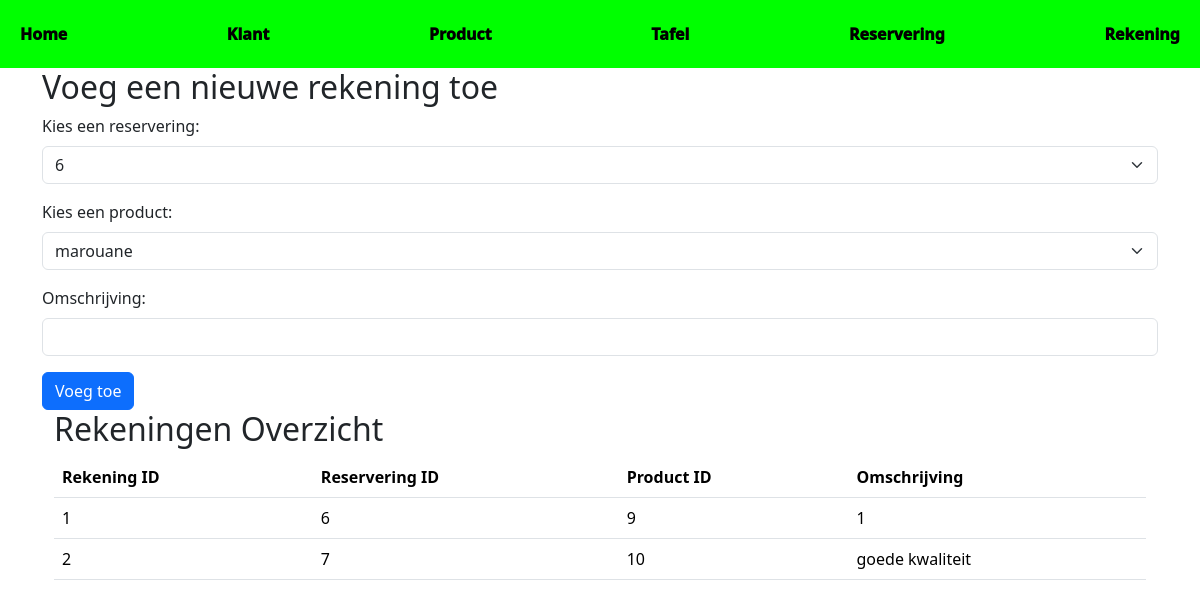
The app's page /add-rekening.php with its own data.
### tables this page shows
CREATE TABLE `rekeningen` (
  `rekeningid` int(45) NOT NULL,
  `reserveringid` int(45) DEFAULT NULL,
  `productid` int(45) DEFAULT NULL,
  `omschrijving` varchar(255) NOT NULL
);

### db.php (called while the page is built, shortened)
<?php
class DB
{
    private $dbh;
    public function __construct($db, $host = "localhost:3307", $user = "root", $pass = "")
    {
        try {
            $this->dbh = new PDO("mysql:host=$host;dbname=$db", $user, $pass);
            $this->dbh->setAttribute(PDO::ATTR_ERRMODE, PDO::ERRMODE_EXCEPTION);
        } catch (PDOException $e) {
            die("Connection failed: " . $e->getMessage());
        }
    }
    public function run($sql, $placeholder = NULL)
    {
        $stmt = $this->dbh->prepare($sql);
        $stmt->execute($placeholder);
        return $stmt;
    }
}
$mydb = new DB("restaurant_data");

### reservering.php (called while the page is built, shortened)
<?php
include_once('../db/db.php');
class Reservering {
    private $dbh;
    public function __construct() {
        global $mydb;
        $this->dbh = $mydb;
    }
    public function getAllReserveringen() {
        $sql = "SELECT * FROM reservering";
        return $this->dbh->run($sql);
    }
}
?>

### product.php (called while the page is built, shortened)
<?php
include_once('../db/db.php');
class product {
    private $dbh;
    public function __construct() {
        global $mydb;
        $this->dbh = $mydb;
    }
    public function getAllproducten() {
        $sql = "SELECT * FROM producten";
        $stmt = $this->dbh->run($sql);
        return $stmt->fetchAll(PDO::FETCH_ASSOC);
    }
}
?>

### rekening.php (called while the page is built, shortened)
<?php
include_once('../db/db.php');
class Rekening {
    private $dbh;
    public function __construct() {
        global $mydb;
        $this->dbh = $mydb;
    }
    public function getAllRekeningen() {
        $sql = "SELECT * FROM rekeningen";
        return $this->dbh->run($sql);
    }
}
?>

### add-rekening.php (the view, shortened to what this page needs)
<?php
include_once('rekening.php');
include_once('../reservering/reservering.php');
include_once('../product/product.php');
include_once('../header/header.php');
$Rekening = new Rekening();
$Reservering = new Reservering();
$reserveringen = $Reservering->getAllReserveringen();
$Product = new Product();
$producten = $Product->getAllProducten();
$rekeningen = $Rekening->getAllRekeningen();
?>
<!DOCTYPE html>
<html lang="en">
<head>
    <link href="https://cdn.jsdelivr.net/npm/bootstrap@5.3.3/dist/css/bootstrap.min.css" rel="stylesheet">
</head>
<body>
    <div class="container">
        <h2>Voeg een nieuwe rekening toe</h2>
        <form method="POST">
        <div class="mb-3">
    <label class="form-label">Kies een reservering:</label>
    <select class="form-select" name="reserveringid">
        <?php foreach ($reserveringen as $reservering): ?>
            <option value="<?php echo $reservering['reserveringid']; ?>"><?php echo $reservering['reserveringid']; ?></option>
        <?php endforeach; ?>
    </select>
</div>
<div class="mb-3">
    <label class="form-label">Kies een product:</label>
    <select class="form-select" name="productid">
        <?php foreach ($producten as $product): ?>
            <option value="<?php echo $product['productid']; ?>"><?php echo $product['naam']; ?></option>
        <?php endforeach; ?>
    </select>
</div>
            <div class="mb-3">
                <label class="form-label">Omschrijving:</label>
                <input type="text" class="form-control" name="omschrijving">
            </div>
            <button type="submit" class="btn btn-primary">Voeg toe</button>
        </form>
        <body>
    <div class="container">
        <h2>Rekeningen Overzicht</h2>
        <table class="table">
            <thead>
                <tr>
                    <th scope="col">Rekening ID</th>
                    <th scope="col">Reservering ID</th>
                    <th scope="col">Product ID</th>
                    <th scope="col">Omschrijving</th>
                </tr>
            </thead>
            <tbody>
                <?php foreach ($rekeningen as $rekening): ?>
                <tr>
                    <td><?php echo $rekening['rekeningid']; ?></td>
                    <td><?php echo $rekening['reserveringid']; ?></td>
                    <td><?php echo $rekening['productid']; ?></td>
                    <td><?php echo $rekening['omschrijving']; ?></td>
                </tr>
                <?php endforeach; ?>
            </tbody>
        </table>
    </div>
</body>
</html>

### header.php (style rules this page uses)
body { margin: 0; font-family: Arial, sans-serif; background-color: yellow; }

### records on screen
rekeningen: rekeningid "1", reserveringid "6", productid "9", omschrijving "1"
rekeningen: rekeningid "2", reserveringid "7", productid "10", omschrijving "goede kwaliteit"

### other values on screen
form field reserveringid "6"
form field productid "marouane"
